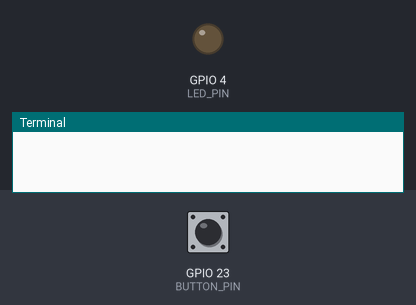
Simulated run of this program. Board: Raspberry Pi (BCM pin numbers). Shown: output pins drawn as LEDs (lit = HIGH), the last lines printed to the terminal. Inputs (shaded band) come from the test bench; at power-on: GPIO 23 (BUTTON_PIN) HIGH.

Above: at 1.2 s.
1.3 s: GPIO 23 (BUTTON_PIN) pulled LOW for 0.15 s
At 1.4 s:
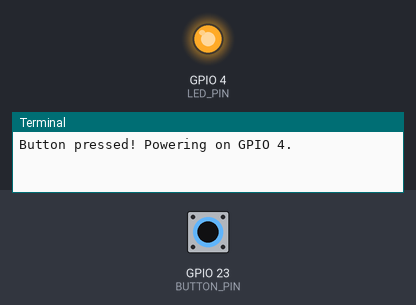
3.0 s: GPIO 23 (BUTTON_PIN) pulled LOW for 3.2 s
At 6.7 s:
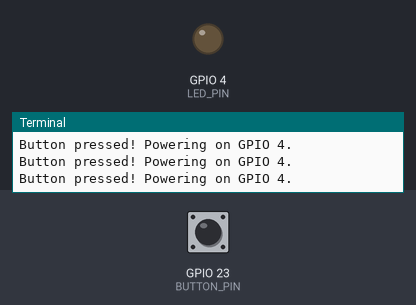
Timing chart, 0 to 8.2 s (numbered marks = the images above; inputs shaded):
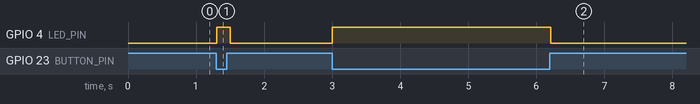

The program:

detectbutton.py
```python
import RPi.GPIO as GPIO
import time

# GPIO pin setup
BUTTON_PIN = 23  # GPIO pin where the button is connected
LED_PIN = 4      # GPIO pin where the LED or device is connected

# Setup GPIO pins
GPIO.setmode(GPIO.BCM)
GPIO.setup(BUTTON_PIN, GPIO.IN, pull_up_down=GPIO.PUD_UP)  # Button pin set to input with pull-up resistor
GPIO.setup(LED_PIN, GPIO.OUT)  # LED pin set to output

# Function to detect button press
def detect_button():
    try:
        while True:
            button_state = GPIO.input(BUTTON_PIN)

            if button_state == GPIO.LOW:  # Button is pressed (closed circuit)
                print("Button pressed! Powering on GPIO 4.")
                GPIO.output(LED_PIN, GPIO.HIGH)  # Turn on LED (GPIO 4)
            else:
                GPIO.output(LED_PIN, GPIO.LOW)   # Turn off LED (GPIO 4)

            # Small delay to debounce the button
            time.sleep(0.1)

    except KeyboardInterrupt:
        print("Exiting...")

    finally:
        GPIO.cleanup()  # Clean up GPIO on exit

if __name__ == "__main__":
    detect_button()
```

Measured:
- after the input at 1.3 s, GPIO 4 (LED_PIN): LOW → HIGH at once, → LOW 0.20 s later
- after the input at 3.0 s, GPIO 4 (LED_PIN): LOW → HIGH at once, → LOW 3.2 s later
